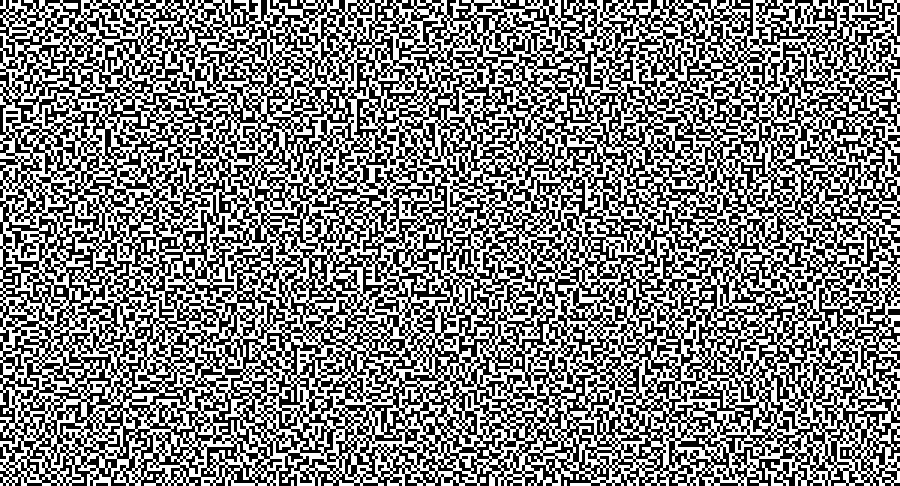
#> input picture test_sheet_a.png, 1800 x 972 px (shown at 1/2 size); its folder holds only this picture in this run
$ python x.py test_sheet_a.png
#> lines starting #> are read from the running program, lines starting #| are printed output that depends on the picture; after the words box and inside, x2 and y2 are one past the last pixel; in counts of white or black regions, pixels touching at a corner belong together
import sys
import os
import argparse
import random
import numpy as np
from PIL import Image

def generate_sheets(image_path: str, target_width: int = 150):
#> called with image_path = 'test_sheet_a.png', target_width = 150
    if not os.path.exists(image_path):
        print(f"Error: File not found at '{image_path}'")
        sys.exit(1)

    # Base name for output naming
    base_name = os.path.splitext(os.path.basename(image_path))[0]
    out_a = f"{base_name}_sheet_a.png"
    out_b = f"{base_name}_sheet_b.png"
    out_sim = f"{base_name}_preview.png"

    # 1. Load image and convert to greyscale
    img = Image.open(image_path).convert("L")
#> img is the input picture: PIL image 1800x972 L; 50% white; 17 white regions, largest, box (x1, y1, x2, y2) and area: (0, 0, 1800, 972) 873360, (582, 0, 594, 12) 144, (1008, 0, 1032, 12) 144

    # Resize preserving aspect ratio
    aspect_ratio = img.height / img.width
#> aspect_ratio = 0.54
    target_height = int(target_width * aspect_ratio)
#> target_height = 81
    img = img.resize((target_width, target_height), Image.Resampling.LANCZOS)
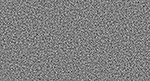
#> img: PIL image 150x81 L; min 31, max 220, mean 127.6

    # Convert to pure black (0) and white (1)
    bw_arr = np.array(img)
    binary = np.where(bw_arr < 128, 0, 1)
#> binary: shape (81, 150) int64; values 0 (black) and 1 (white), 50.5% white; black in thin lines or dots

    h, w = binary.shape
#> h = 81; w = 150
    out_h, out_w = h * 2, w * 2
#> out_h = 162; out_w = 300

    sheet_a = np.zeros((out_h, out_w), dtype=np.uint8)
    sheet_b = np.zeros((out_h, out_w), dtype=np.uint8)

    # Permutations of balanced 2x2 blocks (2 white, 2 black)
    patterns = [
        np.array([[255, 0], [0, 255]], dtype=np.uint8),
        np.array([[0, 255], [255, 0]], dtype=np.uint8),
        np.array([[255, 255], [0, 0]], dtype=np.uint8),
        np.array([[0, 0], [255, 255]], dtype=np.uint8),
        np.array([[255, 0], [255, 0]], dtype=np.uint8),
        np.array([[0, 255], [0, 255]], dtype=np.uint8),
    ]

    for y in range(h):
        for x in range(w):
            base_pattern = random.choice(patterns)
            y2, x2 = y * 2, x * 2

            if binary[y, x] == 1:
                # White pixel: Identical patterns (translucent overlap)
                sheet_a[y2:y2+2, x2:x2+2] = base_pattern
                sheet_b[y2:y2+2, x2:x2+2] = base_pattern
            else:
                # Black pixel: Inverted patterns (blocks 100% of light)
                inverted_pattern = 255 - base_pattern
                sheet_a[y2:y2+2, x2:x2+2] = base_pattern
                sheet_b[y2:y2+2, x2:x2+2] = inverted_pattern
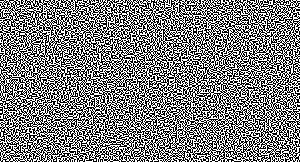
#> sheet_a: shape (162, 300); 50% white in thin lines or dots
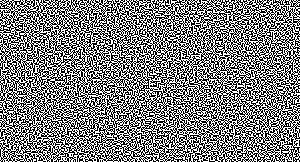
#> sheet_b: shape (162, 300); 50% white in thin lines or dots

    # Scale up blocks using nearest-neighbour so printer output is crisp
    scale_factor = 6
    final_size = (out_w * scale_factor, out_h * scale_factor)
#> final_size = (1800, 972)

    img_a = Image.fromarray(sheet_a).resize(final_size, Image.Resampling.NEAREST)
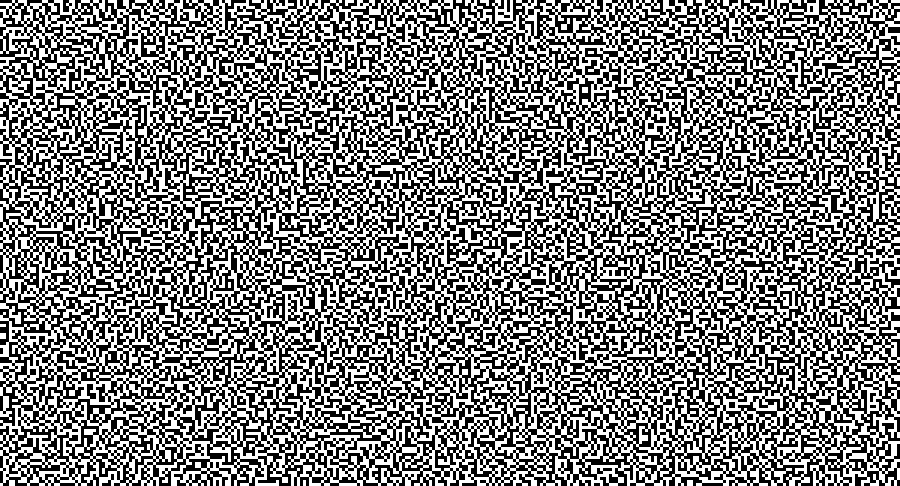
#> img_a: PIL image 1800x972 L (shown at 1/2 size); 50% white; 20 white regions, largest, box (x1, y1, x2, y2) and area: (0, 0, 1800, 972) 872784, (1122, 36, 1140, 60) 216, (276, 216, 288, 252) 216
    img_b = Image.fromarray(sheet_b).resize(final_size, Image.Resampling.NEAREST)
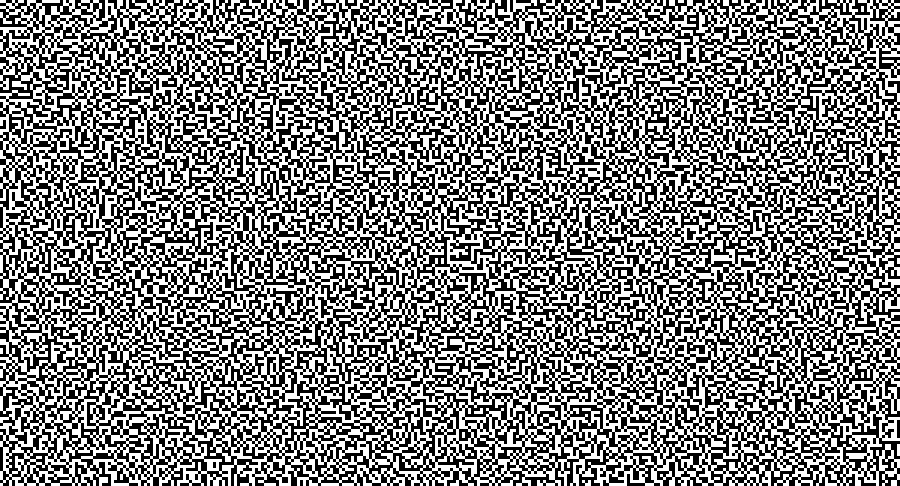
#> img_b: PIL image 1800x972 L (shown at 1/2 size); 50% white; 23 white regions, largest, box (x1, y1, x2, y2) and area: (0, 0, 1800, 972) 872856, (450, 132, 462, 144) 144, (876, 732, 900, 738) 144

    # Simulated overlap (light passes only where both are white)
    simulated = np.minimum(sheet_a, sheet_b)
    img_sim = Image.fromarray(simulated).resize(final_size, Image.Resampling.NEAREST)
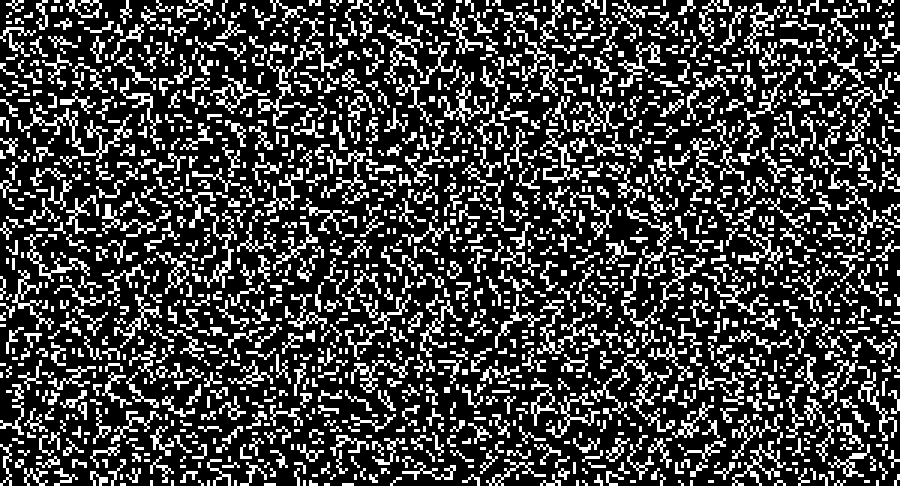
#> img_sim: PIL image 1800x972 L (shown at 1/2 size); 25.2% white; 1433 white regions, largest, box (x1, y1, x2, y2) and area: (36, 216, 264, 324) 4032, (1182, 696, 1350, 864) 4032, (516, 84, 684, 258) 3600
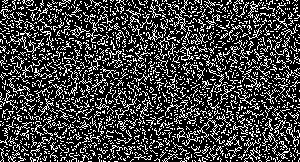
#> simulated: shape (162, 300); 25.2% white in thin lines or dots

    img_a.save(out_a)
    img_b.save(out_b)
    img_sim.save(out_sim)

    print(f"Created:\n - {out_a}\n - {out_b}\n - {out_sim}")

if __name__ == "__main__":
    parser = argparse.ArgumentParser(
        description="Split an image into two visual cryptography printable sheets."
    )
    parser.add_argument("image_path", type=str, help="Path to the image to split")
    parser.add_argument(
        "--width",
        type=int,
        default=150,
        help="Target grid width in logical pixels (default: 150)",
    )
    args = parser.parse_args()

    generate_sheets(args.image_path, target_width=args.width)
